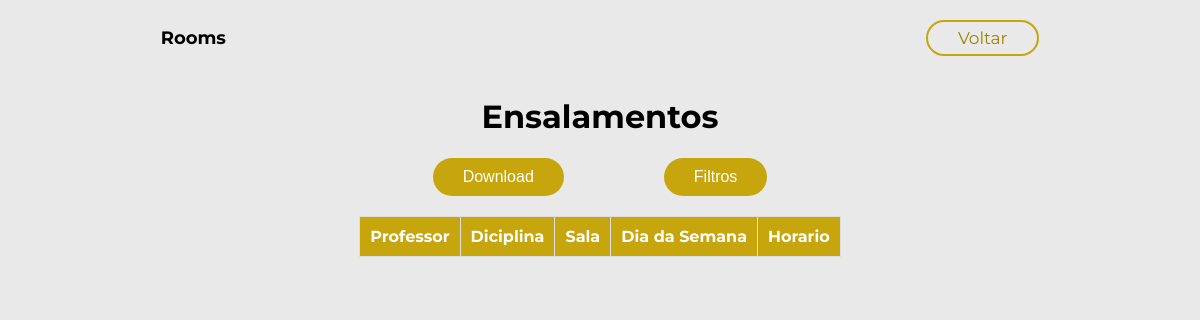
Page /rooms/ on the earlier database version.
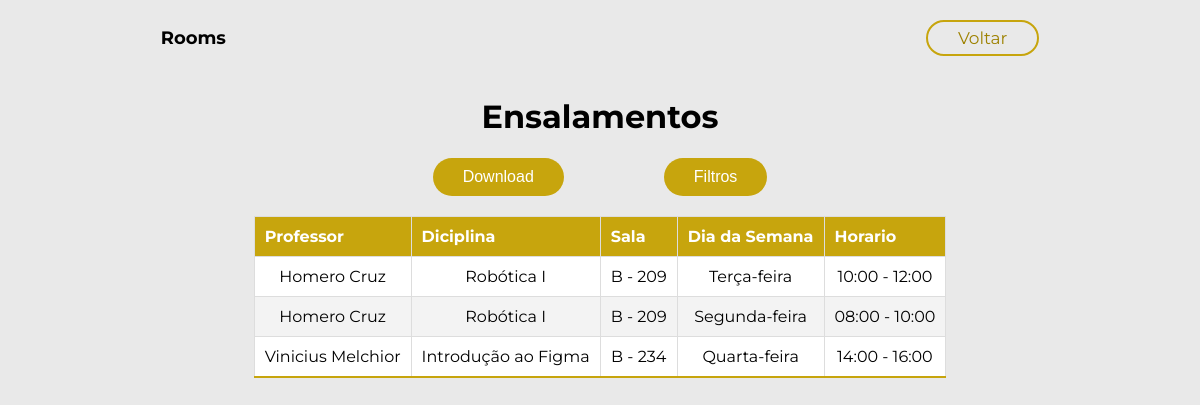
Same page on the later database version.
### core/models.py (models this page shows, shortened)
class Allocation(models.Model):
    DIAS_DA_SEMANA = [
        ('SEG', 'Segunda-feira'),
        ('TER', 'Terça-feira'),
        ('QUA', 'Quarta-feira'),
        ('QUI', 'Quinta-feira'),
        ('SEX', 'Sexta-feira'),
        ('SAB', 'Sábado'),
        ('DOM', 'Domingo'),
    ]
    HORARIOS = [
        ('08:00', '08:00 - 10:00'),
        ('10:00', '10:00 - 12:00'),
        ('14:00', '14:00 - 16:00'),
        ('16:00', '16:00 - 18:00'),
        ('18:00', '18:00 - 20:00'),
        ('20:00', '20:00 - 22:00'),
    ]
    allocation_id = models.AutoField(primary_key=True)
    teacher = models.ForeignKey(Teacher, on_delete=models.CASCADE)
    discipline = models.ForeignKey(Discipline, on_delete=models.CASCADE)
    space = models.ForeignKey(PhysicalSpace, on_delete=models.SET_NULL, null=True, blank=True)
    days_week = models.CharField(max_length=3, choices=DIAS_DA_SEMANA, unique=True)
    timetable = models.CharField(max_length=5, choices=HORARIOS, unique=True)

class Teacher(models.Model):
    teacher_id = models.AutoField(primary_key=True)
    siape = models.CharField(max_length=8)
    first_name = models.CharField(max_length=30)
    last_name = models.CharField(max_length=30)
    def __str__(self):
        return f'{self.first_name} {self.last_name}'

class Discipline(models.Model):
    discipline_id = models.AutoField(primary_key=True)
    discipline_name = models.CharField(max_length=30)
    discipline_code = models.CharField(max_length=10)
    discipline_mode = models.BooleanField(default=False)
    discipline_course = models.CharField(max_length=30)
    def __str__(self):
        return self.discipline_name

class PhysicalSpace(models.Model):
    space_id = models.AutoField(primary_key=True)
    space_floor = models.IntegerField()
    space_number = models.IntegerField()
    space_block = models.CharField(max_length=1)
    space_type = models.BooleanField()
    def __str__(self):
        return f'{self.space_block} - {self.space_number}'

### core/views.py (the view)
# urls.py: path('rooms/', views.allocation_list, name='rooms'),
def allocation_list(request):
    allocations = Allocation.objects.all()
    courses = Discipline.objects.values_list('discipline_course', flat=True).distinct()
    course = request.GET.get('course')
    if course:
        allocations = allocations.filter(discipline__discipline_course__icontains=course)
    if request.headers.get('x-requested-with') == 'XMLHttpRequest':
        allocation_list = []
        for allocation in allocations:
            allocation_list.append({
                'teacher': str(allocation.teacher),
                'discipline': str(allocation.discipline),
                'space': str(allocation.space),
                'days_week': allocation.get_days_week_display(),
                'timetable': allocation.get_timetable_display(),
            })
        return JsonResponse({'allocations': allocation_list})
    else:
        return render(request, 'rooms.html', {'allocations': allocations, 'courses': courses})

### templates/rooms.html (shortened to what this page needs)
{% load static %}
<!DOCTYPE html>
<html lang="en">
<head>
    <link rel="stylesheet" href="{% static 'css/rooms.css' %}" />
</head>
<body>
    <header>
        <div class="logo">Rooms</div>
        <div class="login" id="back-button">Voltar</div>
    </header>
    <h1 class="nome">Ensalamentos</h1>
    <div class="buttonfiltros">
        <button class="downefilt1" id="download-button" >Download</button>
        <button class="downefilt2" id="filter-button" >Filtros</button>
    </div>
    <div class="tabelaens">
        <table class="tabelastyle">
            <thead>
                <tr>
                    <th>Professor</th>
                    <th>Diciplina</th>
                    <th>Sala</th>
                    <th>Dia da Semana</th>
                    <th>Horario</th>
                </tr>
            </thead>
            <tbody id="allocation-list">
                {% for allocation in allocations %}
                    <tr>
                        <td>{{ allocation.teacher }}</td>
                        <td>{{ allocation.discipline }}</td>
                        <td>{{ allocation.space }}</td>
                        <td>{{ allocation.get_days_week_display }}</td>
                        <td>{{ allocation.get_timetable_display }}</td>
                    </tr>
                {% endfor %}
            </tbody>
        </table>
    </div>
</body>
</html>

### static/css/rooms.css (style rules this page uses)
body { margin: 0; font-family: "Montserrat", sans-serif; font-optical-sizing: auto; font-weight: 200px; font-style: normal; background-color: #e9e9e9; }
header { display: flex; justify-content: center; align-items: center; padding: 20px 300px; background-color: #e9e9e9; }
.nome { text-align: center; }
.tabelaens { text-align: center; display: flex; justify-content: center; align-items: center; }
.logo { font-size: 18px; font-weight: bold; margin-right: 700px; }
.login { font-size: 17px; cursor: pointer; color: #9e8202; padding: 6px 30px; border: 2px solid #c7a50d; border-radius: 20px; background-color: transparent; transition: background-color 0.3s, color 0.3s; }
.downefilt1 { padding: 10px 30px; font-size: 16px; margin-right: 100px; color: #fff; background-color: #c7a50d; border: none; cursor: pointer; border-radius: 20px; transition: background-color 0.3s, color 0.3s; }
.downefilt2 { padding: 10px 30px; font-size: 16px; color: #fff; background-color: #c7a50d; border: none; cursor: pointer; border-radius: 20px; transition: background-color 0.3s, color 0.3s; }
.tabelastyle { border-collapse: collapse; background-color: #fff; }
.tabelastyle thead tr { background-color: #c7a50d; color: #ffffff; text-align: left; font-weight: bold; }
.tabelastyle th, .tabelastyle td { padding: 12px 15px; border: 1px solid #dddddd; }
.tabelastyle tbody tr { border-bottom: 1px solid #dddddd; }
.tabelastyle tbody tr:nth-of-type(even) { background-color: #f3f3f3; }
.tabelastyle tbody tr:last-of-type { border-bottom: 2px solid #c7a50d; }
.tabelastyle th { padding: 10px; }
.tabelastyle td { padding: 10px; }
.buttonfiltros { margin-bottom: 20px; display: flex; justify-content: center; align-items: center; }

Differences in the rows shown:
added Allocation: teacher "Homero Cruz", discipline "Robótica I", space "B - 209", days_week "Terça-feira", timetable "10:00 - 12:00"
added Allocation: teacher "Homero Cruz", discipline "Robótica I", space "B - 209", days_week "Segunda-feira", timetable "08:00 - 10:00"
added Allocation: teacher "Vinicius Melchior", discipline "Introdução ao Figma", space "B - 234", days_week "Quarta-feira", timetable "14:00 - 16:00"
